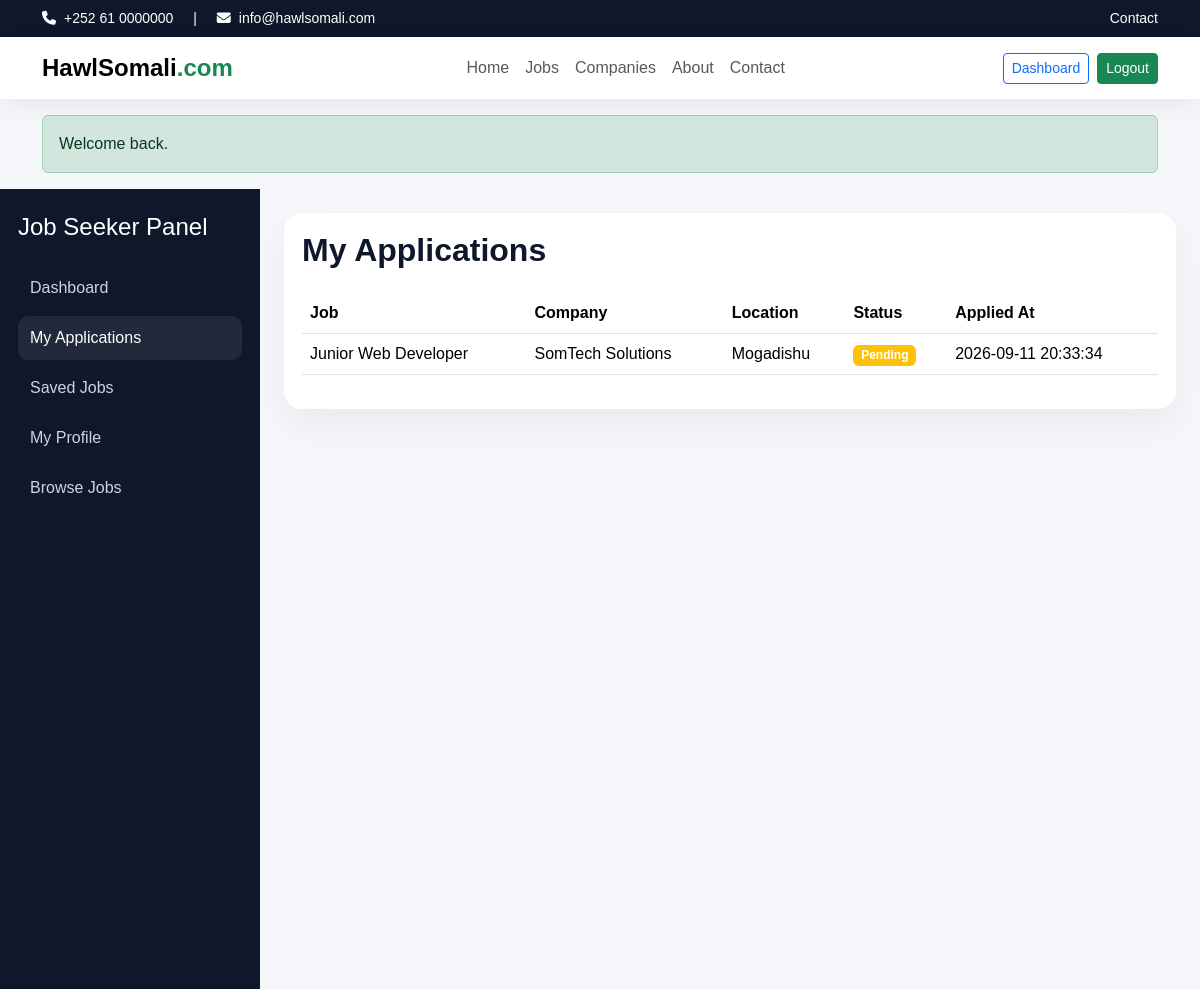
The app's page /seeker/my-applications.php (signed in) with its own data.
### tables this page shows
CREATE TABLE applications (
  id INT AUTO_INCREMENT PRIMARY KEY,
  job_id INT NOT NULL,
  seeker_id INT NOT NULL,
  cover_letter TEXT,
  status VARCHAR(20) NOT NULL DEFAULT 'pending',
  applied_at DATETIME DEFAULT CURRENT_TIMESTAMP,
  CONSTRAINT fk_app_job FOREIGN KEY (job_id) REFERENCES jobs(id) ON DELETE CASCADE,
  CONSTRAINT fk_app_seeker FOREIGN KEY (seeker_id) REFERENCES job_seekers(id) ON DELETE CASCADE
);

CREATE TABLE jobs (
  id INT AUTO_INCREMENT PRIMARY KEY,
  employer_id INT NOT NULL,
  category_id INT NOT NULL,
  location_id INT NOT NULL,
  title VARCHAR(180) NOT NULL,
  job_type VARCHAR(50) NOT NULL DEFAULT 'Full Time',
  salary_min DECIMAL(10,2) NOT NULL DEFAULT 0.00,
  salary_max DECIMAL(10,2) NOT NULL DEFAULT 0.00,
  experience_level VARCHAR(100) DEFAULT NULL,
  education_level VARCHAR(100) DEFAULT NULL,
  vacancy_count INT NOT NULL DEFAULT 1,
  deadline DATE DEFAULT NULL,
  description TEXT,
  requirements TEXT,
  responsibilities TEXT,
  status VARCHAR(20) NOT NULL DEFAULT 'active',
  is_approved TINYINT(1) NOT NULL DEFAULT 0,
  is_featured TINYINT(1) NOT NULL DEFAULT 0,
  created_at DATETIME DEFAULT CURRENT_TIMESTAMP,
  CONSTRAINT fk_jobs_employer FOREIGN KEY (employer_id) REFERENCES employers(id) ON DELETE CASCADE,
  CONSTRAINT fk_jobs_category FOREIGN KEY (category_id) REFERENCES categories(id),
  CONSTRAINT fk_jobs_location FOREIGN KEY (location_id) REFERENCES locations(id)
);

CREATE TABLE employers (
  id INT AUTO_INCREMENT PRIMARY KEY,
  company_name VARCHAR(150) NOT NULL,
  email VARCHAR(150) NOT NULL UNIQUE,
  password VARCHAR(255) NOT NULL,
  phone VARCHAR(30) DEFAULT NULL,
  address VARCHAR(255) DEFAULT NULL,
  website VARCHAR(150) DEFAULT NULL,
  description TEXT,
  logo VARCHAR(255) DEFAULT NULL,
  status VARCHAR(20) NOT NULL DEFAULT 'active',
  created_at DATETIME DEFAULT CURRENT_TIMESTAMP
);

CREATE TABLE locations (
  id INT AUTO_INCREMENT PRIMARY KEY,
  name VARCHAR(100) NOT NULL
);

### seeker/my-applications.php (the view)
<?php
require_once __DIR__ . '/../config/db.php'; require_once __DIR__ . '/../includes/functions.php'; require_login('seeker');
$seekerId=$_SESSION['user_id'];
$apps=$pdo->query("SELECT a.*, j.title, e.company_name, l.name location_name FROM applications a JOIN jobs j ON a.job_id=j.id JOIN employers e ON j.employer_id=e.id JOIN locations l ON j.location_id=l.id WHERE a.seeker_id={$seekerId} ORDER BY a.id DESC")->fetchAll();
$pageTitle='My Applications'; include __DIR__ . '/../includes/header.php'; include __DIR__ . '/../includes/navbar.php';
?>
<div class="dashboard-layout">
 <div class="dashboard-sidebar">
  <h4 class="mb-4">Job Seeker Panel</h4>
  <a href="<?= BASE_URL ?>/seeker/dashboard.php">Dashboard</a>
  <a class="active" href="<?= BASE_URL ?>/seeker/my-applications.php">My Applications</a>
  <a href="<?= BASE_URL ?>/seeker/saved-jobs.php">Saved Jobs</a>
  <a href="<?= BASE_URL ?>/seeker/profile.php">My Profile</a>
  <a href="<?= BASE_URL ?>/pages/jobs.php">Browse Jobs</a>
 </div>
 <div class="dashboard-main">
   <div class="table-card">
    <h2 class="section-title mb-4">My Applications</h2>
    <div class="table-responsive">
      <table class="table align-middle">
       <thead><tr><th>Job</th><th>Company</th><th>Location</th><th>Status</th><th>Applied At</th></tr></thead>
       <tbody><?php foreach($apps as $a): ?><tr><td><?= e($a['title']) ?></td><td><?= e($a['company_name']) ?></td><td><?= e($a['location_name']) ?></td><td><?= app_status_badge($a['status']) ?></td><td><?= e($a['applied_at']) ?></td></tr><?php endforeach; ?></tbody>
      </table>
    </div>
   </div>
 </div>
</div>

### includes/functions.php (shortened to what this page needs)
<?php
function e($value) {
    return htmlspecialchars((string)$value, ENT_QUOTES, 'UTF-8');
}
function app_status_badge($status) {
    $map = [
        'pending' => 'warning',
        'shortlisted' => 'info',
        'accepted' => 'success',
        'rejected' => 'danger',
        'draft' => 'secondary',
        'active' => 'success',
        'closed' => 'dark'
    ];
    $class = $map[$status] ?? 'secondary';
    return '<span class="badge bg-' . $class . '">' . e(ucfirst($status)) . '</span>';
}
?>

### assets/css/style.css (style rules this page uses)
:root { --primary:#1d4ed8; --secondary:#0f172a; --accent:#16a34a; --soft:#f8fafc; --muted:#64748b; }
body { font-family:Arial,Helvetica,sans-serif;background:#f5f7fb;color:#0f172a; }
.section-title { font-weight:800; }
.dashboard-layout { display:flex;min-height:100vh;background:#f5f7fb; }
.dashboard-sidebar { width:260px;background:#0f172a;color:#fff;padding:24px 18px;position:sticky;top:0;height:100vh;overflow:auto; }
.dashboard-sidebar a { display:block;color:#cbd5e1;text-decoration:none;padding:10px 12px;border-radius:10px;margin-bottom:6px; }
.dashboard-sidebar a.active,.dashboard-sidebar a:hover { background:rgba(255,255,255,.08);color:#fff; }
.dashboard-main { flex:1;padding:24px; }
.table-card { background:#fff;border-radius:18px;padding:18px;box-shadow:0 16px 40px rgba(15,23,42,.06); }

### records on screen
applications: job.title "Junior Web Developer", employers.company_name "SomTech Solutions", locations.name "Mogadishu", status "Pending", applied_at "2026-09-11 20:33:34"

### other values on screen
$msg "Welcome back."
